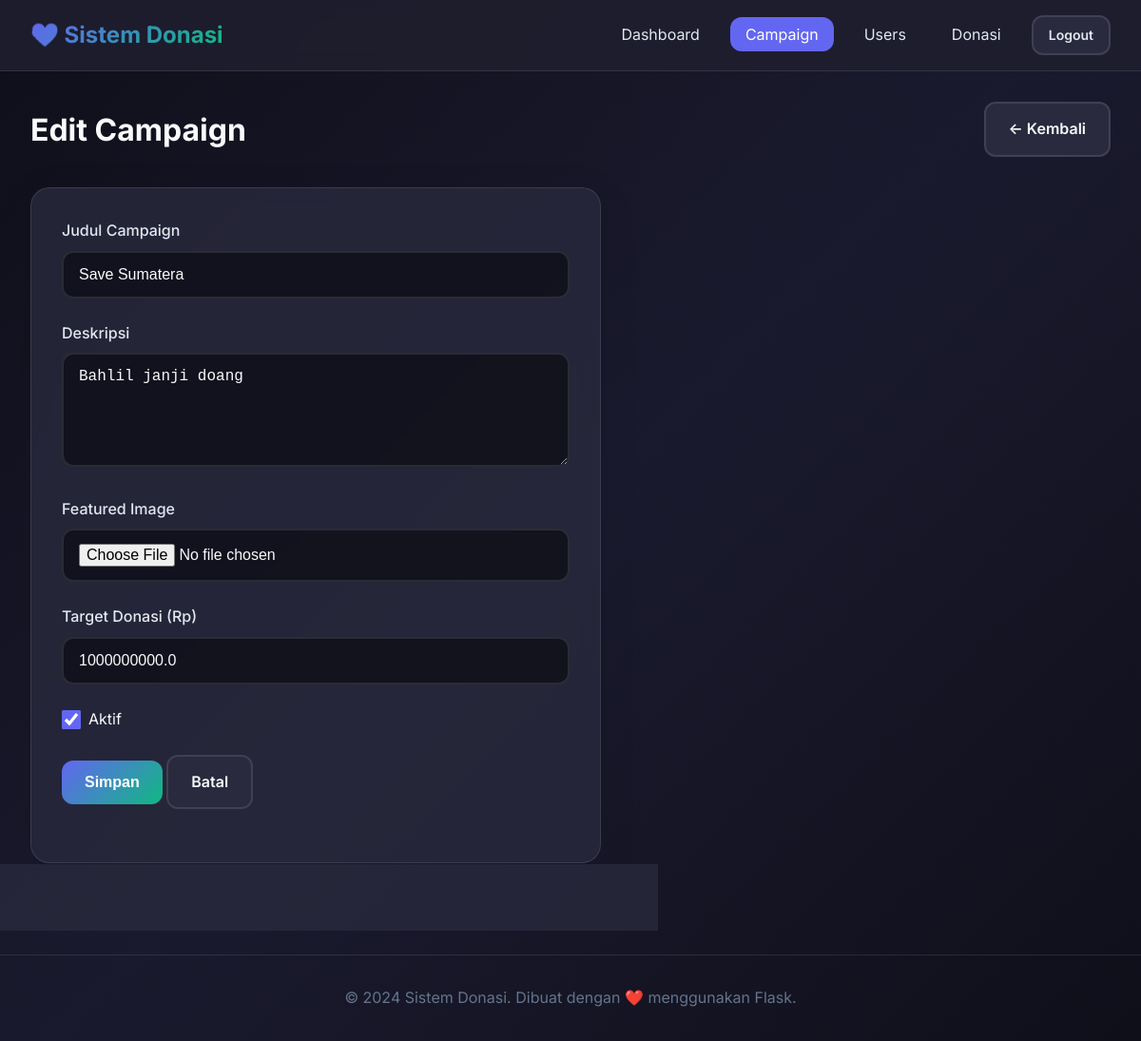
Screenshot of /admin/campaigns/2/edit (signed in) with the database file from the repository.
### app/models.py (models this page shows, shortened)
class Campaign(db.Model):
    id = db.Column(db.Integer, primary_key=True)
    title = db.Column(db.String(200), nullable=False)
    description = db.Column(db.Text)
    image = db.Column(db.String(255))  # Featured image filename
    target_amount = db.Column(db.Float, nullable=False)
    collected_amount = db.Column(db.Float, default=0)
    is_active = db.Column(db.Boolean, default=True)
    created_at = db.Column(db.DateTime, default=datetime.utcnow)
    donations = db.relationship('Donation', backref='campaign', lazy='dynamic', cascade='all, delete-orphan')

### app/routes/admin.py (the view, shortened to what this page needs)
@admin_bp.route('/campaigns/<int:id>/edit', methods=['GET', 'POST'])
@admin_required
def edit_campaign(id):
    campaign = Campaign.query.get_or_404(id)
    form = CampaignForm(obj=campaign)
    return render_template('admin/campaign_form.html', title='Edit Campaign', form=form, is_edit=True, campaign=campaign)

### app/forms.py
class CampaignForm(FlaskForm):
    title = StringField('Judul Campaign', validators=[DataRequired(), Length(max=200)])
    description = TextAreaField('Deskripsi')
    image = FileField('Featured Image', validators=[
        FileAllowed(['jpg', 'jpeg', 'png', 'gif', 'webp'], 'Hanya file gambar yang diizinkan!')
    ])
    target_amount = FloatField('Target Donasi (Rp)', validators=[DataRequired(), NumberRange(min=1)])
    is_active = BooleanField('Aktif')
    submit = SubmitField('Simpan')

### app/models.py (called while the page is built)
@login_manager.user_loader
def load_user(id):
    return User.query.get(int(id))

    def is_admin(self):
        return self.role == 'admin'

### app/routes/admin.py (called while the page is built)
def admin_required(f):
    @wraps(f)
    @login_required
    def decorated_function(*args, **kwargs):
        if not current_user.is_admin():
            abort(403)
        return f(*args, **kwargs)
    return decorated_function

### app/templates/admin/campaign_form.html (shortened to what this page needs)
{% extends "base.html" %}
{% block content %}
<div class="page-header">
    <h1 class="page-title">{{ title }}</h1>
    <a href="{{ url_for('admin.campaigns') }}" class="btn btn-secondary">← Kembali</a>
</div>
<div class="card" style="max-width: 600px;">
    <form method="POST" enctype="multipart/form-data">
        <div class="form-group">
            {{ form.title.label(class="form-label") }}
            {{ form.title(class="form-control", placeholder="Masukkan judul campaign") }}
        </div>
        <div class="form-group">
            {{ form.description.label(class="form-label") }}
            {{ form.description(class="form-control", placeholder="Deskripsi campaign") }}
        </div>
        <div class="form-group">
            {{ form.image.label(class="form-label") }}
            {{ form.image(class="form-control", accept="image/*") }}
        </div>
        <div class="form-group">
            {{ form.target_amount.label(class="form-label") }}
            {{ form.target_amount(class="form-control", placeholder="Contoh: 10000000") }}
        </div>
        <div class="form-group form-check">
            {{ form.is_active() }}
            {{ form.is_active.label }}
        </div>
        <div class="form-group">
            {{ form.submit(class="btn btn-primary") }}
            <a href="{{ url_for('admin.campaigns') }}" class="btn btn-secondary">Batal</a>
        </div>
    </form>
</div>
{% endblock %}

### app/static/css/style.css (style rules this page uses)
:root { --primary: #6366f1; --primary-dark: #4f46e5; --primary-light: #818cf8; --secondary: #10b981; --danger: #ef4444; --warning: #f59e0b; --info: #3b82f6; --dark: #1e1e2e; --dark-light: #2a2a3e; --light: #f8fafc; --gray: #64748b; --gray-light: #e2e8f0; --gradient: linear-gradient(135deg, var(--primary) 0%, var(--secondary) 100%); --shadow: 0 10px 40px rgba(0, 0, 0, 0.1); --shadow-lg: 0 20px 60px rgba(0, 0, 0, 0.15); --radius: 12px; --radius-lg: 20px; }
* { margin: 0; padding: 0; box-sizing: border-box; }
body { font-family: 'Inter', -apple-system, BlinkMacSystemFont, 'Segoe UI', Roboto, sans-serif; background: linear-gradient(135deg, #0f0f1a 0%, #1a1a2e 50%, #0f0f1a 100%); min-height: 100vh; color: var(--light); line-height: 1.6; }
a { color: var(--primary-light); text-decoration: none; transition: color 0.3s ease; }
.card { background: rgba(42, 42, 62, 0.8); backdrop-filter: blur(10px); border-radius: var(--radius-lg); padding: 2rem; border: 1px solid rgba(255, 255, 255, 0.1); box-shadow: var(--shadow); transition: transform 0.3s ease, box-shadow 0.3s ease; }
.form-group { margin-bottom: 1.5rem; }
.form-label { display: block; margin-bottom: 0.5rem; font-weight: 500; color: var(--gray-light); }
.form-control { width: 100%; padding: 0.875rem 1rem; background: rgba(15, 15, 26, 0.8); border: 2px solid rgba(255, 255, 255, 0.1); border-radius: var(--radius); color: var(--light); font-size: 1rem; transition: all 0.3s ease; }
.form-control::placeholder { color: var(--gray); }
textarea.form-control { min-height: 120px; resize: vertical; }
.btn { display: inline-flex; align-items: center; justify-content: center; gap: 0.5rem; padding: 0.875rem 1.5rem; font-size: 1rem; font-weight: 600; border: none; border-radius: var(--radius); cursor: pointer; transition: all 0.3s ease; text-decoration: none; }
.btn-primary { background: var(--gradient); color: white; }
.btn-secondary { background: var(--dark-light); color: var(--light); border: 2px solid rgba(255, 255, 255, 0.1); }
.page-header { display: flex; justify-content: space-between; align-items: center; margin-bottom: 2rem; flex-wrap: wrap; gap: 1rem; }
.page-title { font-size: 2rem; font-weight: 700; }
.form-check { display: flex; align-items: center; gap: 0.5rem; }
.form-check input[type="checkbox"] { width: 20px; height: 20px; accent-color: var(--primary); }

### rows the page displays
Campaign: title "Save Sumatera", description "Bahlil janji doang", target_amount "1000000000.0", is_active "☑"

### other values shown
{{ title }} "Edit Campaign"
